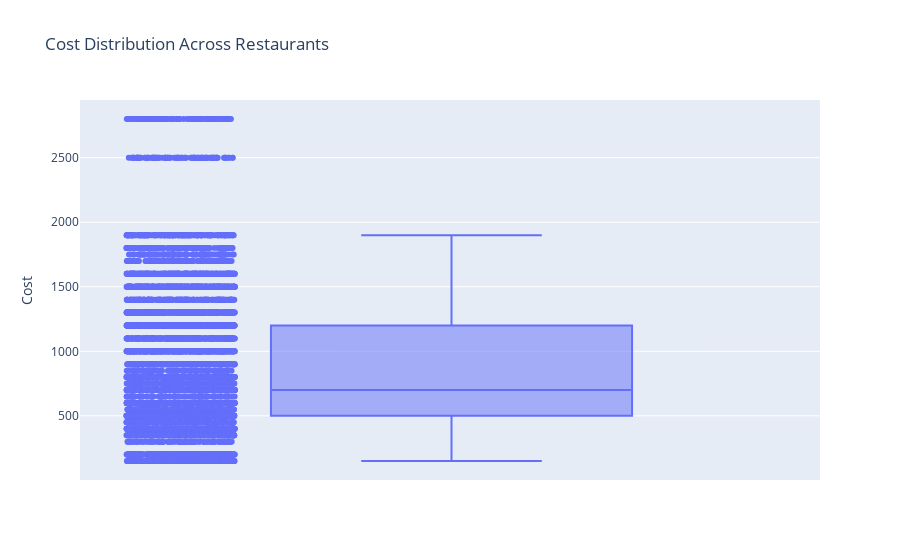

The code cell stored with this chart in its notebook:
### Markdown cell above
Cost Distribution of Restaurants

### Code cell
df['Cost'] = df['Cost'].replace('[^0-9]', '', regex=True).astype(float)  # Clean cost column

fig = px.box(df, y='Cost',
             title='Cost Distribution Across Restaurants',
             points='all', color_discrete_sequence=['#636efa'])
fig.show()

### Figure 1 — Plotly figure (JSON) as saved in the notebook; plotly's stock layout.template omitted (floating-point values rounded to 4 significant figures; data arrays with more than 128 entries replaced by an {"elided": "..."} marker saying what was removed)
{"data": [{"alignmentgroup": "True", "boxpoints": "all", "hovertemplate": "Cost=%{y}<extra></extra>", "legendgroup": "", "marker": {"color": "#636efa"}, "name": "", "notched": false, "offsetgroup": "", "orientation": "v", "showlegend": false, "type": "box", "x0": " ", "xaxis": "x", "y": {"elided": "10000 int values"}, "y0": " ", "yaxis": "y"}], "layout": {"boxmode": "group", "legend": {"tracegroupgap": 0}, "title": {"text": "Cost Distribution Across Restaurants"}, "xaxis": {"anchor": "y", "domain": [0, 1]}, "yaxis": {"anchor": "x", "domain": [0, 1], "title": {"text": "Cost"}}}}
